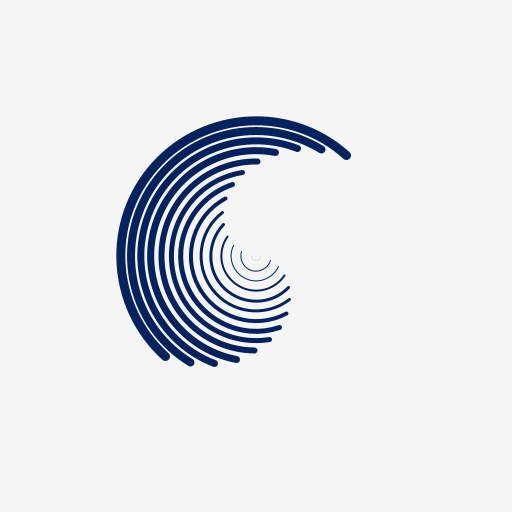
Frame 1 (no input)
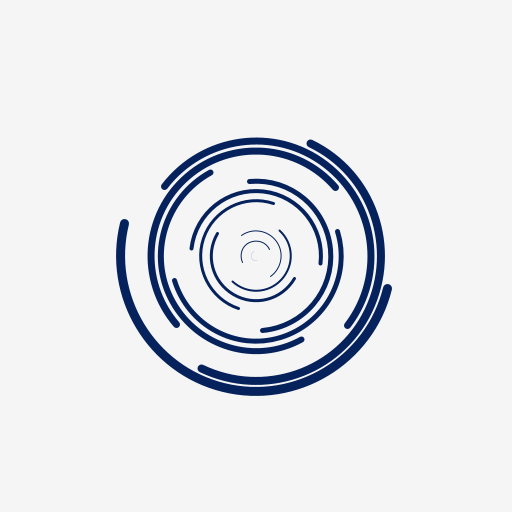
Frame 60 (the mouse pressed at the canvas centre just before this capture)
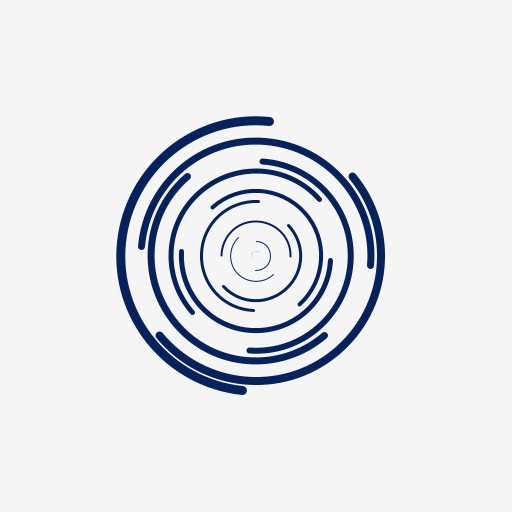
Frame 120 (the mouse held since frame 60 and released just before this capture)

The Processing sketch that drew these frames (run headless with seeded random() and noise(); from frame 60 on, the mouse is pressed at the canvas centre):

// Processing sketch: arc_windmill
// ── arc_windmill.pde

void setup() {
  size(512, 512);
}
 
void draw() {
  
  translate(width/2.0, height/2.0);
  
  background(245);
  noFill();
  stroke(#05225C);
  
  for(int r=10; r<280; r=r+20) {
    rotate(millis()/1000.0);
    strokeWeight(r/30);
    arc(0, 0, r, r, 0, PI);
  }
}
